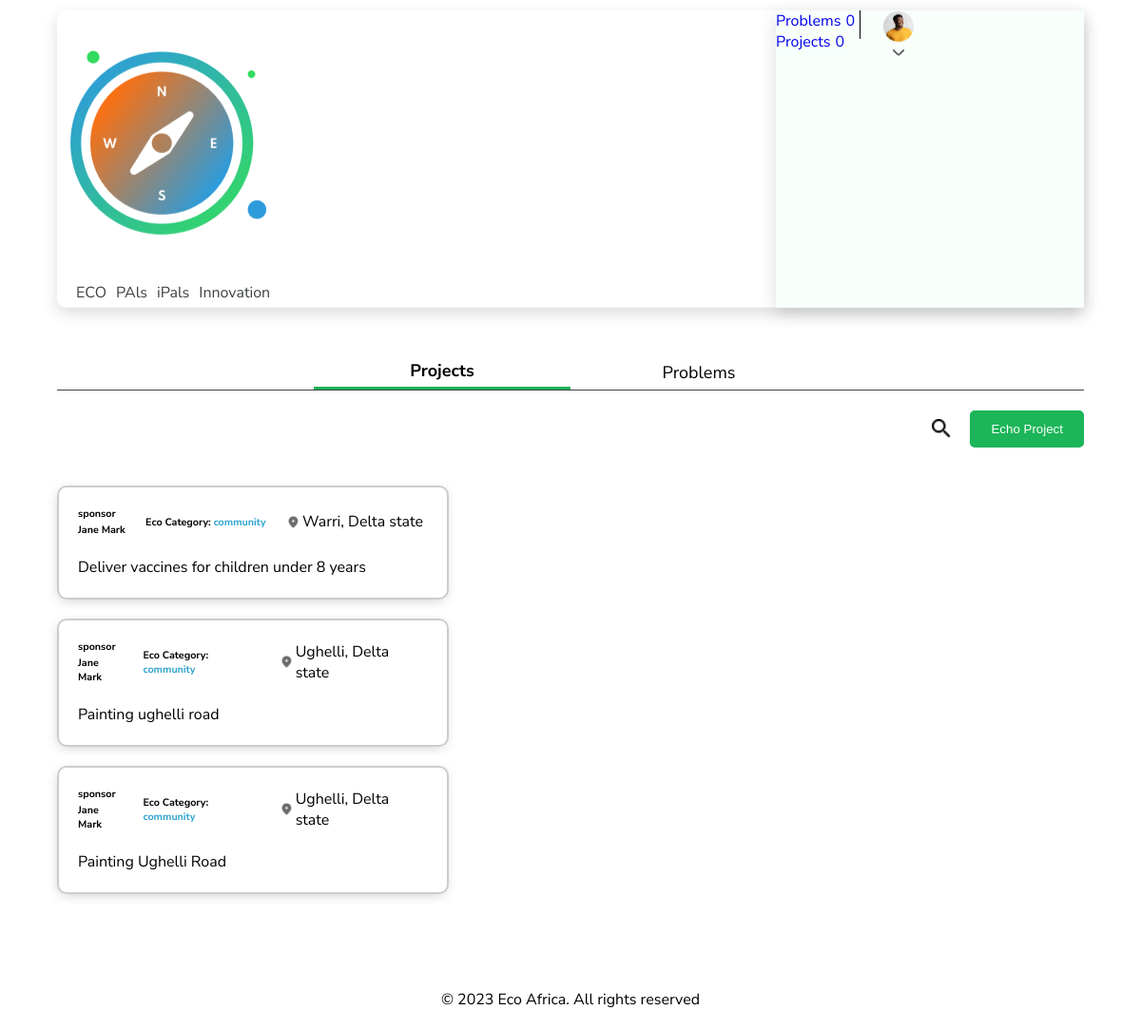
The app's page /accounts/user/projects (signed in) with its own data.
### accounts/models.py (models this page shows, shortened)
class Project(models.Model):
    title = models.CharField(max_length=250)
    description = models.TextField(null=True)
    location = models.CharField(max_length=250)
    user = models.ForeignKey(User, on_delete=models.CASCADE, related_name='user_projects')
    category = models.ForeignKey(Category, on_delete=models.CASCADE, null=True, default=None)
    usnd_goals = models.ForeignKey(Goal, on_delete=models.CASCADE, null=True, default=None)
    no_of_people = models.IntegerField()
    required_skills = models.ManyToManyField(Skills,blank=True)
    duration = models.CharField(max_length=50,null=True,blank=True)
    start_date = models.DateTimeField()
    publish = models.DateTimeField(default=timezone.now)
    payment_type = models.CharField(max_length=20, choices=PaymentType, blank=True)
    amount = models.CharField(max_length=50)
    class Meta:
        ordering = ['-publish']

class UserProfile(models.Model):
    gender_choice = (
        ("Male", "Male"),
        ("Female", "Female"),
        ("Custom", "Custom"),
    )
    user = models.OneToOneField(User, on_delete=models.CASCADE, related_name="user_profile")
    full_name = models.CharField(max_length=500)
    email = models.EmailField(max_length=500, null = True)
    gender = models.CharField(choices=gender_choice, max_length=50)
    profile_image = models.ImageField(null=True, blank=True, upload_to="profiles/")
    location = models.CharField(null=True, blank=True, max_length=1000)
    skillsets = models.ManyToManyField(Skills, blank=True)
    phone=models.CharField(default="",blank=True,null=True,max_length=300)
    bio=models.TextField(null=True,blank=True,default='')
    verification_token = models.UUIDField(default=uuid.uuid4, editable=False)
    completed = models.BooleanField(default=False)

class Category(models.Model):
    name = models.CharField(max_length=50)
    def __str__(self):
        return self.name

### accounts/views.py (the view, shortened to what this page needs)
# urls.py: path('user/projects', Projects, name="projects"),
@login_required(login_url='login')
def Projects(request):
    projects=Project.objects.all()
    return render(request, "projects.html",{"projects":projects})

### templates/projects.html (shortened to what this page needs)
{%load static%}
<!DOCTYPE html>
<html lang="en">
	<head>
		<link rel="stylesheet" href="{% static 'css/version2/projects-page.css' %}" />
	</head>
	<body>
	{% include "components/alert.html" %}
		<nav>
			<nav-bar></nav-bar>
		</nav>
		<section class="container">
			<nav class="tab">
				<a href="{%url 'projects'%}" role="heading" class="tab__item active"
					>projects</a
				>
				<a href="{%url 'problems'%}" role="heading" class="tab__item">problems</a>
			</nav>
			<aside class="top-bar">
				<form class="form">
					<img
						src="{% static 'assets/icons/search.png' %}"
						alt="search projects"
						class="form__search toggle-form"
						title="Search projects"
					/>
				</form>
				<button type="button" class="primary-btn">
					<a href="{%url 'add-projects'%}">echo project</a>
				</button>
			</aside>
			<main class="main">
				<section class="projects__wrapper">
                  {% for project in projects %}
                    					<a href="{%url 'project-details' pk=project.id %}" class="card project__card">
						<div class="card-header">
							<h6 class="card-header__item card-sponsor">
								<span>sponsor</span>
								<span class="username">{{project.user.user_profile.full_name}}</span>
							</h6>
							<h6 class="card-header__item display-on-desktop">
								Eco Category: <span class="eco-category">{{project.category}}</span>
							</h6>
							<p class="card-header__item project-location">
								<img
									src="{% static 'assets/icons/material-symbols_location-on.png' %}"
									alt=""
									aria-hidden="true"
									class="icon location-icon"
								/>
								{{project.location}}
							</p>
						</div>
						<p class="card__txt">
						{{project.description}}
						</p>
					</a>
				  {% endfor %}
				</section>
				<aside class="sidebar"></aside>
			</main>
		</section>
		<footer class="footer">
			<p class="copyright">&copy; 2023 Eco Africa. All rights reserved</p>
		</footer>
	</body>
</html>

### static/css/version2/projects-page.css (style rules this page uses)
html { font-size: 62.5%; scroll-behavior: smooth; width: 100%; }
body { font-size: 1.6rem; width: 100%; font-family: var(--nunito-font); }
*, *::after, *::before { box-sizing: border-box; margin: 0; padding: 0; }
a, a:link, a:visited, a:active { text-decoration: none; color: currentColor; }
:root { --ease: all 0.2s ease-in-out; }
.eco-category { color: var(--primary-blue); }
.primary-btn { background-color: var(--primary-green); color: var(--highlight-green); padding: 1rem 2rem; border-radius: 0.5rem; text-transform: capitalize; border: 2px solid var(--primary-green); cursor: pointer; display: flex; align-items: center; gap: 1rem; transition: var(--ease); }
.container { width: 90%; position: relative; top: 6rem; margin-inline: auto; padding-bottom: 4rem; }
.tab { width: 100%; display: flex; justify-content: center; align-items: center; margin-bottom: 2rem; border-bottom: 1px solid var(--sub-text); color: var(--main-text); z-index: unset; }
.tab__item { width: 25%; text-align: center; display: inline-block; text-transform: capitalize; font-size: 1.8rem; padding-block: 0.5rem; padding-inline: 2rem; }
.tab__item.active { font-weight: bold; border-bottom: 3px solid var(--primary-green); }
.top-bar { width: 100%; margin-block: 2rem; display: flex; align-items: center; justify-content: flex-end; flex-wrap: wrap; gap: 2rem; }
.form { display: flex; align-items: center; gap: 2rem; height: 4rem; }
.form__search { width: 2rem; aspect-ratio: 1/1; cursor: pointer; display: inline-block; filter: invert(100%); }
.main { width: 100%; display: grid; grid-template-columns: auto 60%; gap: 2rem; align-items: start; position: relative; margin-top: 2rem; }
.projects__wrapper { width: 100%; }
.project__card { display: block; box-shadow: -1px 3px 14px -4px rgba(0, 0, 0, 0.25); -webkit-box-shadow: -1px 3px 14px -4px rgba(0, 0, 0, 0.25); -moz-box-shadow: -1px 3px 14px -4px rgba(0, 0, 0, 0.25); padding: 2rem; margin-block: 2rem; border-radius: 1rem; border: 2px solid #ccc; cursor: pointer; }
.card-header { font-size: 1.6rem; display: flex; gap: 1.5rem; justify-content: space-between; align-items: center; width: 100%; padding-bottom: 0.5rem; margin-bottom: 1.5rem; }
.card-header__item { margin-right: 0.5rem; display: flex; gap: 2px; }
.card-header__item:not(.project-location) { align-items: start; flex-direction: column; }
.card-header__item .icon { width: 1.5rem; object-fit: contain; }
.card__txt { line-height: 1.5; }
.sidebar { width: 100%; height: 100%; }
.footer { width: 100%; margin-top: 8rem; padding: 2rem 4rem; display: flex; align-items: center; justify-content: center; }
.display-on-desktop { display: block; }

### static/css/main.css (style rules this page uses)
:root { --primary-green: #1DB559; --secondary-green: #EEFCF4; --primary-blue: #2EA2CF; --secondary-blue: #F1FAFE; --primary-orange: #F67218; --secondary-orange: #FFF3ED; --dark-green: #263238; --highlight-green: #F9FFFB; --main-text: black; --sub-text: #3D433F; --default-font: 'Montserrat', sans-serif; --nunito-font: 'Nunito Sans', sans-serif; --inter-font: 'Inter', sans-serif; }
body { font-family: var(--nunito-font); }
a { text-decoration: none; }
nav { position: sticky; top: 1%; z-index: 999; }

### records on screen
Project: user.user_profile.full_name "Jane Mark", category "community", location "Warri, Delta state", description "Deliver vaccines for children under 8 years"
Project: user.user_profile.full_name "Jane Mark", category "community", location "Ughelli, Delta state", description "Painting ughelli road"
Project: user.user_profile.full_name "Jane Mark", category "community", location "Ughelli, Delta state", description "Painting Ughelli Road"
